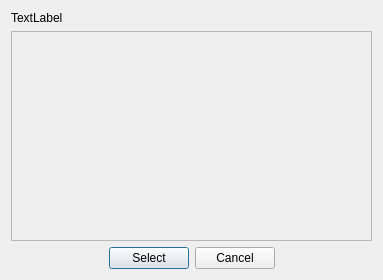
<?xml version="1.0" encoding="UTF-8"?>
<ui version="4.0">
 <class>VariogramInputDialog</class>
 <widget class="QDialog" name="VariogramInputDialog">
  <property name="geometry">
   <rect>
    <x>0</x>
    <y>0</y>
    <width>383</width>
    <height>280</height>
   </rect>
  </property>
  <property name="windowTitle">
   <string>Dialog</string>
  </property>
  <layout class="QVBoxLayout" name="verticalLayout">
   <item>
    <widget class="QLabel" name="lblCaption">
     <property name="text">
      <string>TextLabel</string>
     </property>
    </widget>
   </item>
   <item>
    <widget class="QFrame" name="frmVariograms">
     <property name="sizePolicy">
      <sizepolicy hsizetype="Preferred" vsizetype="Expanding">
       <horstretch>0</horstretch>
       <verstretch>0</verstretch>
      </sizepolicy>
     </property>
     <property name="frameShape">
      <enum>QFrame::StyledPanel</enum>
     </property>
     <property name="frameShadow">
      <enum>QFrame::Raised</enum>
     </property>
     <layout class="QHBoxLayout" name="horizontalLayout_2"/>
    </widget>
   </item>
   <item>
    <layout class="QHBoxLayout" name="horizontalLayout">
     <item>
      <spacer name="horizontalSpacer">
       <property name="orientation">
        <enum>Qt::Horizontal</enum>
       </property>
       <property name="sizeHint" stdset="0">
        <size>
         <width>40</width>
         <height>20</height>
        </size>
       </property>
      </spacer>
     </item>
     <item>
      <widget class="QPushButton" name="btnOk">
       <property name="text">
        <string>Select</string>
       </property>
      </widget>
     </item>
     <item>
      <widget class="QPushButton" name="btnCancel">
       <property name="text">
        <string>Cancel</string>
       </property>
      </widget>
     </item>
     <item>
      <spacer name="horizontalSpacer_2">
       <property name="orientation">
        <enum>Qt::Horizontal</enum>
       </property>
       <property name="sizeHint" stdset="0">
        <size>
         <width>40</width>
         <height>20</height>
        </size>
       </property>
      </spacer>
     </item>
    </layout>
   </item>
  </layout>
 </widget>
 <resources/>
 <connections>
  <connection>
   <sender>btnOk</sender>
   <signal>clicked()</signal>
   <receiver>VariogramInputDialog</receiver>
   <slot>accept()</slot>
   <hints>
    <hint type="sourcelabel">
     <x>150</x>
     <y>255</y>
    </hint>
    <hint type="destinationlabel">
     <x>73</x>
     <y>257</y>
    </hint>
   </hints>
  </connection>
  <connection>
   <sender>btnCancel</sender>
   <signal>clicked()</signal>
   <receiver>VariogramInputDialog</receiver>
   <slot>reject()</slot>
   <hints>
    <hint type="sourcelabel">
     <x>250</x>
     <y>259</y>
    </hint>
    <hint type="destinationlabel">
     <x>328</x>
     <y>256</y>
    </hint>
   </hints>
  </connection>
 </connections>
</ui>
